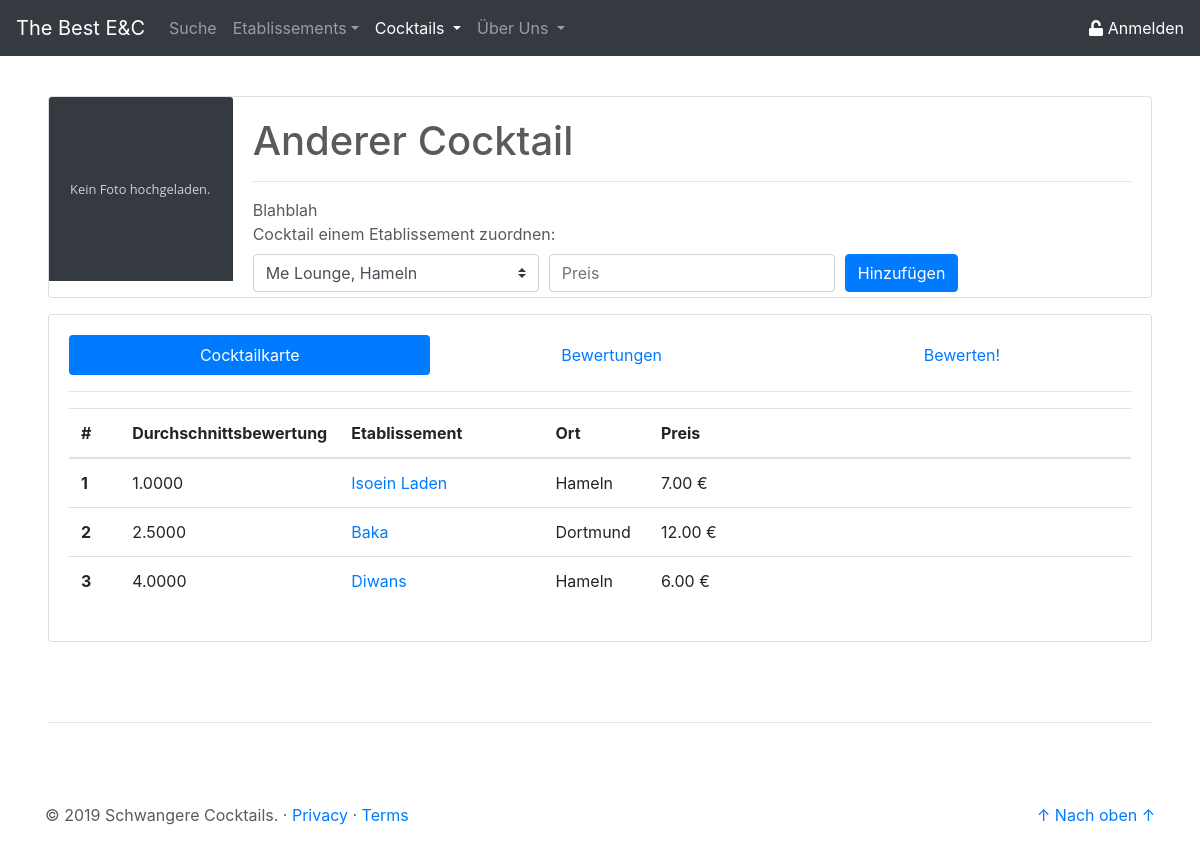
Page /site/cocktail_details.php?cock_id=2 on the committed database.
### tables this page shows
CREATE TABLE `cock` (
  `id` int(11) NOT NULL,
  `name` varchar(50) NOT NULL,
  `beschreibung` text NOT NULL,
  `img` longblob NOT NULL
);

CREATE TABLE `etab` (
  `id` int(11) NOT NULL,
  `name` varchar(50) NOT NULL,
  `ort` varchar(50) NOT NULL,
  `anschrift` varchar(50) NOT NULL,
  `verifiziert` tinyint(1) NOT NULL DEFAULT '0',
  `img` longblob NOT NULL
);

### php/db/select_cockInfo.php (called while the page is built, shortened)
<?php
$pdo = new PDO('mysql:host=localhost;dbname=dbprog', 'root', '');
$statement = $pdo->prepare(
    "SELECT
        c.id as id,
        c.name as name,
        c.beschreibung as beschreibung,
        c.img as img
    FROM cock c
    WHERE c.id = :cock_id"
);
$result = $statement->execute(array('cock_id' => $cockId));
$cockInfo = $statement->fetch();

### php/db/select_allEtab.php (called while the page is built, shortened)
<?php
$pdo = new PDO('mysql:host=localhost;dbname=dbprog', 'root', '');
$statement = $pdo->prepare(
    "SELECT id
		   ,name
		   ,ort
     FROM etab");
$result = $statement->execute();
$allEtab = $statement->fetchAll();

### php/db/select_cocktailkarte.php (called while the page is built, shortened)
<?php
$pdo = new PDO('mysql:host=localhost;dbname=dbprog', 'root', '');
if(isset($cockId)){
	$statement = $pdo->prepare(
		"SELECT e.id as id
			   ,e.name as name
			   ,e.ort as ort
			   ,ce.preis as preis
			   ,AVG(bc.wert) as wert
		 FROM cock_etab ce
			JOIN etab e
				ON e.id = ce.etab_id
			LEFT JOIN bew_cock bc
				ON ce.id = bc.cock_etab_id
		 WHERE ce.cock_id = :cock_id
		 GROUP BY e.id
				 ,e.name
				 ,e.ort
				 ,ce.preis
				 ,ce.cock_id");
	$result = $statement->execute(array('cock_id' => $cockId));
}
$cocktailkarte = $statement->fetchAll();

### site/cocktail_details.php (the view, shortened to what this page needs)
<?php
$cockId = $_GET['cock_id'];
include('../php/db/select_cockInfo.php');
include('../php/db/select_cocktailkarte.php');
include('../php/db/select_allEtab.php');
include('../php/db/select_cockEtab_id.php');
?>
<!doctype html>
<html lang="de">
<head>
	<link rel="stylesheet" href="https://stackpath.bootstrapcdn.com/bootstrap/4.3.1/css/bootstrap.min.css">
	<link href="../css/csstoolbox.css" rel="stylesheet">
</head>
<body>
	<header>
		<?php
		include('../php/buildHeader.php');
		?>
	</header>
	<main role="main">
		<div class="mt-5 ml-5 mr-5">
			<div class="card mb-3" width="100%" style="max-height: 360px;">
				<div class="row no-gutters">
					<div class="col-md-2">
						<?php
						if ($cockInfo["img"] == null)
							echo '<img src="../res/placeholder_no_image.svg" class="card-img-top">';
						else
							echo '<img src="../php/db/get_img.php?cock_id=' . $cockInfo["id"] . '" class="card-img-top">';
						?>
					</div>
					<div class="col-md-10">
						<div class="card-body d-flex flex-column" style="max-height: 200px;">
							<div>
								<h1 class="card-title"> <?php echo $cockInfo["name"]; ?> </h1>
								<hr>
							</div>
							<div>
								<p class="card-text"> <?php echo $cockInfo["beschreibung"]; ?> </p>
							</div>
							<div class="mt-auto">
								<?php echo '
								<form action="../php/cock_zu_etab.php?cock_id=' . $_GET['cock_id'] . '" method="POST">
								<label for="zu_etab">Cocktail einem Etablissement zuordnen:</label>
									<div class="form-row">
										<div class="col-4">
										<select class="custom-select" name="zu_etab" id="zu_etab">';
								for ($i = 0; $i < count($allEtab); $i++) {
									$isValid = true;
									for ($j = 0; $j < count($select_cockEtab_id); $j++) {
										if ($allEtab[$i][0] == $select_cockEtab_id[$j][0]) {
											$isValid = false;
										}
									}
									if ($isValid == true) {
										echo '<option value="' . $allEtab[$i][0] . '">' . $allEtab[$i][1] . ', ' . $allEtab[$i][2] . '</option>';
									}
								}
								echo '
										</select>
										</div>
										<div class="col-4">
										<input type="text" maxlength="10" class="form-control" name="preis" id="preis" placeholder="Preis" required>
										</div>
										<div class="col-auto">
											<button type="submit" class="btn btn-primary">Hinzuf&uuml;gen</button>
										</div>
									</div>
								</form>'; ?>
							</div>
						</div>
					</div>
				</div>
			</div>
			<div class="card card-body">
				<ul class="nav nav-pills flex-column flex-sm-row" id="cockDetail-tab" role="tablist">
					<li class="flex-sm-fill text-sm-center nav-item">
						<a class="nav-link active" id="cocktailKarte-tab" data-toggle="pill" href="#cocktailKarte" role="tab" aria-controls="cocktailKarte" aria-selected="true">Cocktailkarte</a>
					</li>
					<li class="flex-sm-fill text-sm-center nav-item">
						<a class="nav-link" id="bewertungen-tab" data-toggle="pill" href="#bewertungen" role="tab" aria-controls="bewertungen" aria-selected="false">Bewertungen</a>
					</li>
					<li class="flex-sm-fill text-sm-center nav-item">
						<a class="nav-link" id="bewerten-tab" data-toggle="pill" href="#bewerten" role="tab" aria-controls="bewerten" aria-selected="false">Bewerten!</a>
					</li>
				</ul>
				<hr>
				<div class="tab-content" id="cockDetail-tabContent">
					<div class="tab-pane fade show active" id="cocktailKarte" role="tabpanel" aria-labelledby="cocktailKarte-tab">
						<?php echo '
						<table class="table">
							<thead>
								<tr>
									<th scope="col" style="width: 5.00%">#</th>
									<th scope="col" style="width: 5.00%">Durchschnittsbewertung</th>
									<th scope="col" style="width: 20.00%">Etablissement</th>
									<th scope="col" style="width: 10.00%">Ort</th>
									<th scope="col" style="width: 50.00%">Preis</th>
								</tr>
							</thead>
							<tbody>';
						for ($i = 0; $i < count($cocktailkarte); $i++) {
							echo '<tr>';
							echo '<th scope="row">' . ($i + 1) . '</th>';
							echo '<td>' . $cocktailkarte[$i]["wert"] . '</td>';
							echo '<td>  <a class="" href="etablissement_details.php?etab_id= ' . $cocktailkarte[$i]["id"] . '">' . $cocktailkarte[$i]["name"] . '</a></td>';
							echo '<td>' . $cocktailkarte[$i]["ort"] . '</td>';
							echo '<td>' . $cocktailkarte[$i]["preis"] . ' €</td>';
							echo '</tr>';
						}
						echo '
							</tbody>
						</table>';
						?>
					</div>
				</div>
			</div>
		</div>
	</main>
	<hr class="ct-hr-divider ml-5 mr-5">
	<footer role="footer" class="container">
		<?php
		include('../php/buildFooter.php');
		?>
	</footer>
</body>
</html>

### css/csstoolbox.css (style rules this page uses)
body { padding-top: 3rem; padding-bottom: 3rem; margin: auto; color: #5a5a5a; }
.ct-hr-divider { margin: 5rem; }

### rows in the picture
cock: name "Anderer Cocktail", beschreibung "Blahblah"
etab: wert "1.0000", name "Isoein Laden", ort "Hameln", preis "7.00"
etab: wert "2.5000", name "Baka", ort "Dortmund", preis "12.00"
etab: wert "4.0000", name "Diwans", ort "Hameln", preis "6.00"

### other values in the picture
form field zu_etab "Me Lounge, Hameln"
